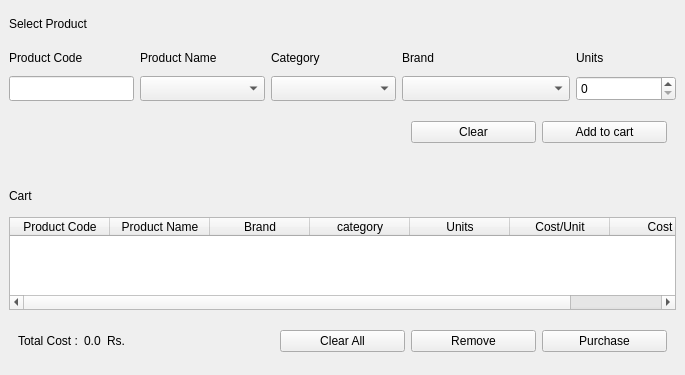
<?xml version="1.0" encoding="UTF-8"?>
<ui version="4.0">
 <class>purchase</class>
 <widget class="QWidget" name="purchase">
  <property name="geometry">
   <rect>
    <x>0</x>
    <y>0</y>
    <width>685</width>
    <height>375</height>
   </rect>
  </property>
  <property name="windowTitle">
   <string>Form</string>
  </property>
  <property name="type" stdset="0">
   <string>main</string>
  </property>
  <layout class="QGridLayout">
   <property name="leftMargin">
    <number>0</number>
   </property>
   <property name="topMargin">
    <number>0</number>
   </property>
   <property name="rightMargin">
    <number>0</number>
   </property>
   <property name="bottomMargin">
    <number>0</number>
   </property>
   <property name="spacing">
    <number>2</number>
   </property>
   <item row="0" column="0">
    <widget class="QFrame" name="mainframe_1">
     <property name="minimumSize">
      <size>
       <width>0</width>
       <height>170</height>
      </size>
     </property>
     <property name="maximumSize">
      <size>
       <width>16777215</width>
       <height>170</height>
      </size>
     </property>
     <property name="styleSheet">
      <string notr="true"/>
     </property>
     <property name="type" stdset="0">
      <string>mainframe</string>
     </property>
     <layout class="QGridLayout" name="gridLayout_2">
      <item row="6" column="2">
       <widget class="QLabel" name="labelCategory">
        <property name="styleSheet">
         <string notr="true"/>
        </property>
        <property name="text">
         <string>Category</string>
        </property>
       </widget>
      </item>
      <item row="17" column="2">
       <widget class="QComboBox" name="fieldCategory">
        <property name="minimumSize">
         <size>
          <width>125</width>
          <height>25</height>
         </size>
        </property>
        <property name="styleSheet">
         <string notr="true"/>
        </property>
       </widget>
      </item>
      <item row="18" column="3" colspan="2" alignment="Qt::AlignRight">
       <widget class="QFrame" name="frameSearchButtons">
        <property name="maximumSize">
         <size>
          <width>16777215</width>
          <height>50</height>
         </size>
        </property>
        <property name="styleSheet">
         <string notr="true"/>
        </property>
        <layout class="QHBoxLayout" name="horizontalLayout">
         <item>
          <widget class="QPushButton" name="buttonClear">
           <property name="minimumSize">
            <size>
             <width>125</width>
             <height>0</height>
            </size>
           </property>
           <property name="maximumSize">
            <size>
             <width>125</width>
             <height>16777215</height>
            </size>
           </property>
           <property name="cursor">
            <cursorShape>PointingHandCursor</cursorShape>
           </property>
           <property name="text">
            <string>Clear</string>
           </property>
           <property name="iconSize">
            <size>
             <width>16</width>
             <height>16</height>
            </size>
           </property>
          </widget>
         </item>
         <item>
          <widget class="QPushButton" name="buttonAdd">
           <property name="minimumSize">
            <size>
             <width>125</width>
             <height>0</height>
            </size>
           </property>
           <property name="maximumSize">
            <size>
             <width>125</width>
             <height>16777215</height>
            </size>
           </property>
           <property name="cursor">
            <cursorShape>PointingHandCursor</cursorShape>
           </property>
           <property name="text">
            <string>Add to cart</string>
           </property>
          </widget>
         </item>
        </layout>
       </widget>
      </item>
      <item row="6" column="4">
       <widget class="QLabel" name="labelUnits">
        <property name="styleSheet">
         <string notr="true"/>
        </property>
        <property name="text">
         <string>Units</string>
        </property>
       </widget>
      </item>
      <item row="17" column="3">
       <widget class="QComboBox" name="fieldBrand">
        <property name="minimumSize">
         <size>
          <width>125</width>
          <height>25</height>
         </size>
        </property>
        <property name="styleSheet">
         <string notr="true"/>
        </property>
       </widget>
      </item>
      <item row="17" column="1">
       <widget class="QComboBox" name="fieldName">
        <property name="minimumSize">
         <size>
          <width>125</width>
          <height>25</height>
         </size>
        </property>
        <property name="styleSheet">
         <string notr="true"/>
        </property>
       </widget>
      </item>
      <item row="17" column="0">
       <widget class="QLineEdit" name="fieldCode">
        <property name="minimumSize">
         <size>
          <width>125</width>
          <height>25</height>
         </size>
        </property>
        <property name="maximumSize">
         <size>
          <width>300</width>
          <height>25</height>
         </size>
        </property>
       </widget>
      </item>
      <item row="0" column="0" colspan="5">
       <widget class="QLabel" name="h_1">
        <property name="enabled">
         <bool>true</bool>
        </property>
        <property name="minimumSize">
         <size>
          <width>0</width>
          <height>30</height>
         </size>
        </property>
        <property name="maximumSize">
         <size>
          <width>16777215</width>
          <height>30</height>
         </size>
        </property>
        <property name="styleSheet">
         <string notr="true"/>
        </property>
        <property name="text">
         <string>Select Product</string>
        </property>
        <property name="type" stdset="0">
         <string>heading</string>
        </property>
       </widget>
      </item>
      <item row="6" column="0">
       <widget class="QLabel" name="labelCode">
        <property name="styleSheet">
         <string notr="true"/>
        </property>
        <property name="text">
         <string>Product Code</string>
        </property>
       </widget>
      </item>
      <item row="17" column="4">
       <widget class="QSpinBox" name="fieldUnits">
        <property name="minimumSize">
         <size>
          <width>100</width>
          <height>25</height>
         </size>
        </property>
        <property name="maximumSize">
         <size>
          <width>100</width>
          <height>25</height>
         </size>
        </property>
        <property name="styleSheet">
         <string notr="true"/>
        </property>
        <property name="buttonSymbols">
         <enum>QAbstractSpinBox::UpDownArrows</enum>
        </property>
       </widget>
      </item>
      <item row="6" column="1">
       <widget class="QLabel" name="labelName">
        <property name="maximumSize">
         <size>
          <width>16777215</width>
          <height>25</height>
         </size>
        </property>
        <property name="styleSheet">
         <string notr="true"/>
        </property>
        <property name="text">
         <string>Product Name</string>
        </property>
       </widget>
      </item>
      <item row="6" column="3">
       <widget class="QLabel" name="labelBrand">
        <property name="styleSheet">
         <string notr="true"/>
        </property>
        <property name="text">
         <string>Brand</string>
        </property>
       </widget>
      </item>
     </layout>
    </widget>
   </item>
   <item row="1" column="0">
    <widget class="QFrame" name="mainframe_2">
     <property name="enabled">
      <bool>true</bool>
     </property>
     <property name="styleSheet">
      <string notr="true"/>
     </property>
     <property name="type" stdset="0">
      <string>mainframe</string>
     </property>
     <layout class="QGridLayout" name="gridLayout_4">
      <item row="3" column="0" alignment="Qt::AlignLeft">
       <widget class="QFrame" name="frameCost">
        <property name="minimumSize">
         <size>
          <width>0</width>
          <height>30</height>
         </size>
        </property>
        <property name="maximumSize">
         <size>
          <width>16777215</width>
          <height>30</height>
         </size>
        </property>
        <layout class="QHBoxLayout" name="horizontalLayout_2">
         <item>
          <widget class="QLabel" name="labelTotal">
           <property name="styleSheet">
            <string notr="true"/>
           </property>
           <property name="text">
            <string>Total Cost :</string>
           </property>
          </widget>
         </item>
         <item>
          <widget class="QLabel" name="labelCost">
           <property name="styleSheet">
            <string notr="true"/>
           </property>
           <property name="text">
            <string>0.0</string>
           </property>
          </widget>
         </item>
         <item>
          <widget class="QLabel" name="labelRs">
           <property name="styleSheet">
            <string notr="true"/>
           </property>
           <property name="text">
            <string>Rs.</string>
           </property>
          </widget>
         </item>
        </layout>
       </widget>
      </item>
      <item row="3" column="1" alignment="Qt::AlignRight">
       <widget class="QFrame" name="frameCartButtons">
        <property name="minimumSize">
         <size>
          <width>0</width>
          <height>50</height>
         </size>
        </property>
        <property name="maximumSize">
         <size>
          <width>16777215</width>
          <height>50</height>
         </size>
        </property>
        <layout class="QHBoxLayout" name="horizontalLayout_3">
         <item>
          <widget class="QPushButton" name="buttonClearAll">
           <property name="minimumSize">
            <size>
             <width>125</width>
             <height>0</height>
            </size>
           </property>
           <property name="maximumSize">
            <size>
             <width>125</width>
             <height>16777215</height>
            </size>
           </property>
           <property name="cursor">
            <cursorShape>PointingHandCursor</cursorShape>
           </property>
           <property name="text">
            <string>Clear All</string>
           </property>
          </widget>
         </item>
         <item>
          <widget class="QPushButton" name="buttonRemove">
           <property name="minimumSize">
            <size>
             <width>125</width>
             <height>0</height>
            </size>
           </property>
           <property name="maximumSize">
            <size>
             <width>125</width>
             <height>16777215</height>
            </size>
           </property>
           <property name="cursor">
            <cursorShape>PointingHandCursor</cursorShape>
           </property>
           <property name="text">
            <string>Remove</string>
           </property>
          </widget>
         </item>
         <item>
          <widget class="QPushButton" name="buttonPurchase">
           <property name="minimumSize">
            <size>
             <width>125</width>
             <height>0</height>
            </size>
           </property>
           <property name="maximumSize">
            <size>
             <width>125</width>
             <height>16777215</height>
            </size>
           </property>
           <property name="cursor">
            <cursorShape>PointingHandCursor</cursorShape>
           </property>
           <property name="text">
            <string>Purchase</string>
           </property>
          </widget>
         </item>
        </layout>
       </widget>
      </item>
      <item row="2" column="0" colspan="2" alignment="Qt::AlignHCenter">
       <widget class="QTableWidget" name="tableCart">
        <property name="enabled">
         <bool>true</bool>
        </property>
        <property name="maximumSize">
         <size>
          <width>1000</width>
          <height>16777215</height>
         </size>
        </property>
        <property name="sizeAdjustPolicy">
         <enum>QAbstractScrollArea::AdjustToContents</enum>
        </property>
        <property name="editTriggers">
         <set>QAbstractItemView::NoEditTriggers</set>
        </property>
        <property name="selectionMode">
         <enum>QAbstractItemView::SingleSelection</enum>
        </property>
        <property name="selectionBehavior">
         <enum>QAbstractItemView::SelectRows</enum>
        </property>
        <attribute name="verticalHeaderVisible">
         <bool>false</bool>
        </attribute>
        <column>
         <property name="text">
          <string>Product Code</string>
         </property>
        </column>
        <column>
         <property name="text">
          <string>Product Name</string>
         </property>
        </column>
        <column>
         <property name="text">
          <string>Brand</string>
         </property>
        </column>
        <column>
         <property name="text">
          <string>category</string>
         </property>
        </column>
        <column>
         <property name="text">
          <string>Units</string>
         </property>
        </column>
        <column>
         <property name="text">
          <string>Cost/Unit</string>
         </property>
        </column>
        <column>
         <property name="text">
          <string>Cost</string>
         </property>
        </column>
       </widget>
      </item>
      <item row="0" column="0" colspan="2">
       <widget class="QLabel" name="h_2">
        <property name="minimumSize">
         <size>
          <width>0</width>
          <height>30</height>
         </size>
        </property>
        <property name="maximumSize">
         <size>
          <width>16777215</width>
          <height>30</height>
         </size>
        </property>
        <property name="styleSheet">
         <string notr="true"/>
        </property>
        <property name="text">
         <string>Cart</string>
        </property>
        <property name="type" stdset="0">
         <string>heading</string>
        </property>
       </widget>
      </item>
     </layout>
    </widget>
   </item>
  </layout>
 </widget>
 <resources/>
 <connections/>
</ui>
